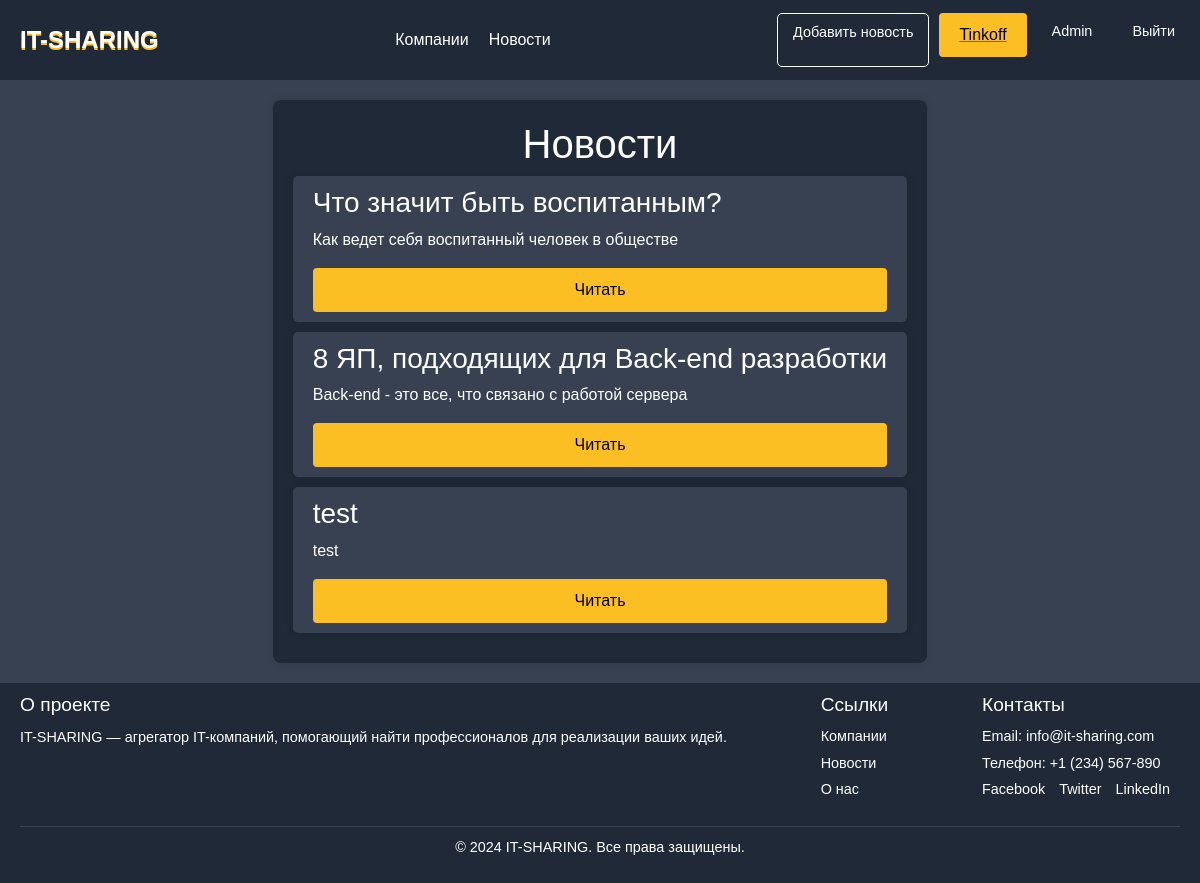
Page /news/ (signed in) on the earlier database version.
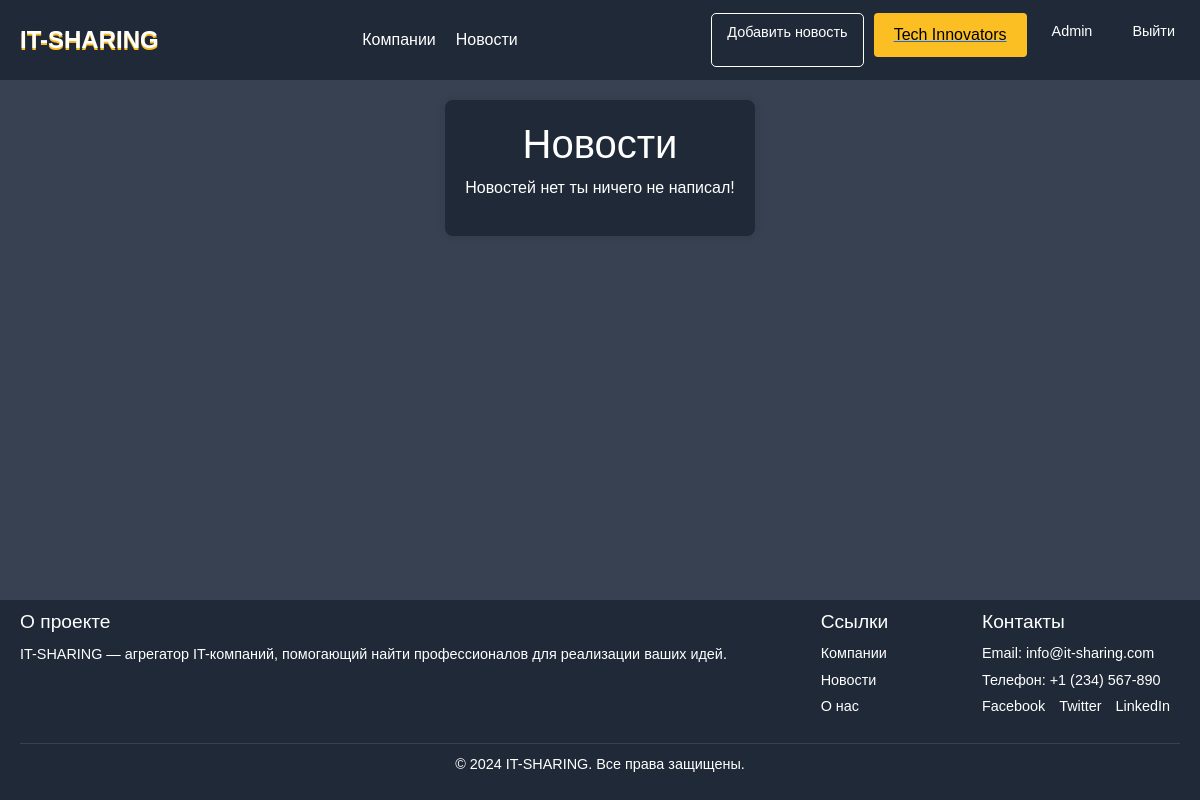
Same page on the later database version.
### main/models.py (models this page shows, shortened)
class CustomUser(AbstractUser):
    description = models.TextField(blank=True, verbose_name="Описание")
    about = models.TextField(blank=True, verbose_name="Небольшоеописание")
    is_company = models.BooleanField(default=False, verbose_name="Представитель компании")
    company = models.ForeignKey(
        'companies',
        on_delete=models.SET_NULL,
        null=True,
        blank=True,
        verbose_name="Компания",
        related_name="representatives"
    )

class companies(models.Model):
    title = models.CharField(max_length=255, verbose_name="Название")
    slug = models.SlugField(max_length=255, unique=True, db_index=True, verbose_name="URL",null=True,blank=True,)
    content = models.TextField(blank=True, verbose_name="Описание компании",null=True)
    photo = models.ImageField(upload_to="static/main/img/companiesimg", verbose_name="Фото",null=True,blank=True)
    time_create = models.DateTimeField(auto_now_add=True, verbose_name="Время создания")
    is_active = models.BooleanField(default=True, verbose_name="Активна")
    raiting = models.FloatField(default=0,max_length=1, verbose_name="Рейтинг")
    cat = models.ManyToManyField(Category, related_name='companies', verbose_name="Категории",
                                 blank=True)  # Это должно быть ManyToManyField
    creator = models.ForeignKey(
        settings.AUTH_USER_MODEL,
        on_delete=models.CASCADE,
        related_name="created_companies",
        verbose_name="Создатель компании",
    )
    class Meta:
        verbose_name = 'Компания'
        verbose_name_plural = 'IT компания'
        ordering = ['id']

### news/models.py (models this page shows, shortened)
class Article(models.Model):
    title = models.CharField('Заголовок', max_length=50)
    anons = models.CharField('Анонс', max_length=250)
    full_text = models.TextField('Текст новости')
    date = models.DateTimeField('Дата публликации', auto_now_add=True, null=True)
    class Meta:
        verbose_name = 'Новость'
        verbose_name_plural = 'Новости'

### news/views.py (the view)
# urls.py: path('', views.news_home, name='news_home'),
def news_home(request):
    news = Article.objects.order_by('date')
    return render(request,'news/news_home.html', {"news": news})

### news/templates/news/news_home.html (shortened to what this page needs)
{% extends 'main/layout.html' %}
{% block content %}
<div class="news-container">
    <h1>Новости</h1>
    {% if news %}
    {% for i in news %}
    <div class="news-page-list">
        <h3>{{ i.title }}</h3>
        <p>{{ i.anons }}</p>
        <a href="{% url 'detail' i.id %}"><div class="news-page-btn">Читать</div></a>
    </div>
{% endfor %}
    {% else %}
        <p>Новостей нет ты ничего не написал!</p>
    {% endif %}
</div>
{% endblock %}

### main/templates/main/layout.html (shortened to what this page needs)
<!doctype html>
{% load static %}
<html lang="ru">
<head>
    <link rel="stylesheet" href="https://cdn.jsdelivr.net/npm/bootstrap@5.3.3/dist/css/bootstrap.min.css">
    <link rel="stylesheet" href="{% static 'main/css/main.css' %}">
    <link rel="stylesheet" href="{% static 'main/fonts/Font Over.otf' %}">
</head>
<body>
    <header>
        <div class="container">
        <div class="logo"><a href="{% url 'home' %}">IT-SHARING</a></div>
        <nav class="navigation">
        <ul>
          <a href="{% url 'company' %}"><li>Компании</li></a>
          <a href="{% url 'news_home' %}"><li>Новости</li></a>
        </ul>
        </nav>
        <div class="auth-buttons">
        {% if request.user.is_superuser or request.user.is_stuff %}
        <a href="{% url 'create' %}"class="btn login">Добавить новость</a>
        {% endif %}
        {% if not request.user.is_company and not request.user.company == '' %}
        <a href="{% url 'add_page' %}"class="btn login">Добавить компанию</a>
         {% else %}
            <a href="{% url 'company_detail' user.company.id %}"><div class="edit-profile">{{ user.company.title }}</div></a>
        {% endif %}
        {% if request.user.is_authenticated %}
				<a class="header-logo" href="{% url 'PersonalPage' %}">{{user.username}}</a>
        <a class="header-exi" href="{% url 'logout' %}">Выйти</a>
				{% else %}
				  <a class="btn signup" href="{% url 'register' %}">Регистрация</a>
          <a class="btn login" href="{% url 'login' %}">Авторизация</a>
        {% endif %}
      </div>
    </div>
    </header>
    <main>
        {% block content %}
        {% endblock %}
    </main>
    <footer>
        <div class="footer-container">
          <div class="footer-about">
            <h3>О проекте</h3>
            <p>IT-SHARING — агрегатор IT-компаний, помогающий найти профессионалов для реализации ваших идей.</p>
          </div>
          <div class="footer-links">
            <h3>Ссылки</h3>
            <ul>
              <a href="{% url 'company' %}"><li>Компании</li></a>
              <a href="{% url 'news_home' %}"><li>Новости</li></a>
              <a href="#"><li>О нас</li></a>
            </ul>
          </div>
          <div class="footer-contact">
            <h3>Контакты</h3>
            <p>Email: <a href="mailto:info@it-sharing.com">info@it-sharing.com</a></p>
            <p>Телефон: <a href="tel:+1234567890">+1 (234) 567-890</a></p>
            <div class="social-icons">
                <a href="#" >Facebook</a>
                <a href="#" >Twitter</a>
                <a href="#" >LinkedIn</a>
            </div>
          </div>
        </div>
        <div class="footer-bottom">
          <p>&copy; 2024 IT-SHARING. Все права защищены.</p>
        </div>
    </footer>
</body>
</html>

Differences in the rows shown:
removed Article: title "Что значит быть воспитанным?", anons "Как ведет себя воспитанный человек в обществе"
removed Article: title "8 ЯП, подходящих для Back-end разработки", anons "Back-end - это все, что связано с работой сервера"
removed Article: title "test", anons "test"
changed CustomUser "Admin": company "Tinkoff" → "Tech Innovators"
Other differences:
text now shown: "Новостей нет ты ничего не написал!"
